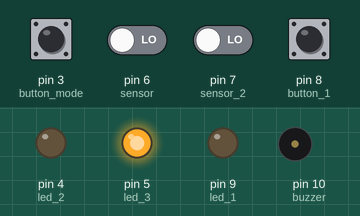
The sketch below on a simulated Arduino Uno, built with avr-gcc and run on an emulated ATmega328P. Shown: output pins drawn as LEDs (lit = HIGH), buzzer (waves = sounding). The inputs (shaded band) are chosen by the test bench; at power-on: pin 3 (button_mode), pin 6 (sensor), pin 7 (sensor_2), pin 8 (button_1) LOW.

Above: at 1.2 s.
1.3 s: pin 3 (button_mode) pulled HIGH for 0.15 s
At 2.1 s:
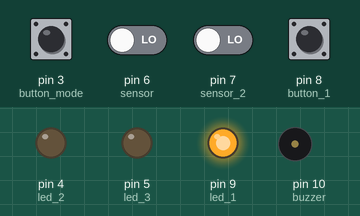
2.9 s: pin 8 (button_1) pulled HIGH for 0.15 s
At 3.3 s:
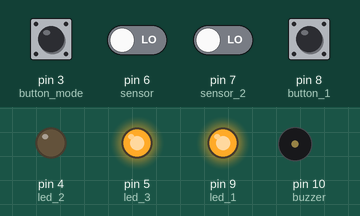
4.5 s: pin 3 (button_mode) pulled HIGH for 1 s
At 5.9 s:
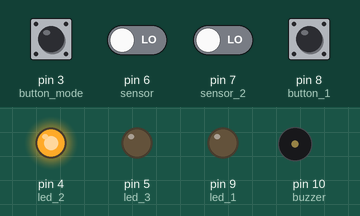
7.1 s: pin 6 (sensor) driven HIGH and pin 7 (sensor_2) driven HIGH
At 8.1 s:
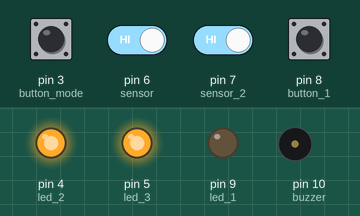
Timing chart, 0 to 9.8 s (numbered marks = the images above; inputs shaded):
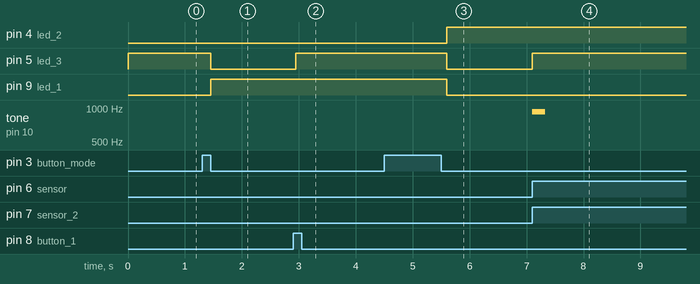

The sketch:

sensor_led_on_off.ino
```cpp
#define button_mode 3
#define led_2 4
#define led_3 5
#define sensor 6
#define sensor_2 7
#define button_1 8
#define led_1 9
#define buzzer 10

int previous = LOW;
int State;
int present = LOW;
int present_2 = LOW;
int readingmode = LOW;
int reading;
int k = HIGH, n;
int m ;
int kon = LOW;
int X = LOW;
int State_1 = LOW;
int State_2 = HIGH;
int add;
int breaker = HIGH;
int a, out;

// ==========================================================

void setup() {
  // put your setup code here, to run once:
  pinMode(button_1, INPUT);
  pinMode(sensor, INPUT);
  pinMode(sensor_2, INPUT);
  pinMode(led_1, OUTPUT);
  pinMode(buzzer, OUTPUT);
  pinMode(led_2, OUTPUT);
  pinMode(led_3, OUTPUT);
  pinMode(button_mode, INPUT);
  Serial.begin(9600);

}

// ==============================================================

void selectMode(){
  do{
    readingmode = digitalRead(button_mode);  // choose Mode: 1 or 2
    if(readingmode == HIGH && kon == LOW){
        State_1 = !State_1 ;
        State_2 = !State_2 ;
        breaker = !breaker;
        k = LOW;
        if(m == 1){
          m = 2;
        }else{
          m = 1;
        }
    }
    kon = readingmode;
  }while(readingmode == HIGH);
}
// ==============================================================================

void mode1 (){
  do{
      digitalWrite(led_1, State_1);
      digitalWrite(led_2, State_2);

      selectMode();

      reading = digitalRead(button_1);
      if(reading == HIGH && previous == LOW){
        State = !State;
      }

      digitalWrite(led_3, State);
      delay(100);
      previous = reading;
    }while( m == 1);                       // if m = 2 stop Mode 1 ; come in Mode 2

      digitalWrite(led_3, LOW);           // if stop Mode 1 , led_3 off
}

// ==================================================================

void mode2 (){
  do{
      digitalWrite(led_2 ,State_2);   // State Mode
      digitalWrite(led_1, State_1);

      do{
        selectMode();                    // if button_Mode = HIGH : STOP MODE 2; COME IN MODE 1

      }while(readingmode == HIGH);

      State = LOW;
      present = LOW;

      do{
        n = 6;
        present = digitalRead(sensor);     // sensor out room

        if( present == HIGH)
          add = 1;

        present_2 = digitalRead(sensor_2);
        if( present_2 == HIGH && add == 1){
          if(State == LOW){
            State = HIGH;
            n = 5;
            add = 0;
          }
        }

        digitalWrite(led_3, State);

        if( n == 5){
          tone(buzzer, 925, 225);
          delay(1000);
        }
      } while (add == 1);

      out = 0;
      k = HIGH;
      n = 0;
      a = LOW;
      present = LOW;

   if ( State == HIGH){
    do{
      if( a == LOW ){

        do {
          present_2 = digitalRead(sensor_2);      // sensor in room
          delay(200);

          if(present_2 == HIGH && a == LOW){
            do{
              selectMode();                     // if button_Mode = HIHG, stop mode 2 ; come in mode 1
              } while (readingmode == HIGH);
            }

           }while( present_2 == HIGH);

          present_2 = LOW;
      }

        a = HIGH;
        delay(100);

        do{
          selectMode();             // if button_Mode = HIGH, stop mode 2 ; come in mode 1
        } while ( readingmode == HIGH);

        present_2 = digitalRead(sensor_2);      // sensor in room
        if(present_2 == HIGH){
          out = 1;
        }

        present = digitalRead(sensor);         // sensor out room
        if( present == HIGH && out == 1){
          k = LOW;                          // led_3 off or on
        }

        delay(100);
        n++;

     if(n == 40){

        tone(buzzer, 988, 250);
        delay(400);

        do{
          selectMode();

        }while(readingmode == HIGH);

        tone(buzzer, 880, 250);
        delay(400);

        do{
          selectMode();
        }while(readingmode == HIGH);

        tone(buzzer, 784, 1000);
        delay(1000);

        do{
          selectMode();
        }while(readingmode == HIGH);

        tone(buzzer, 784, 1000);
        delay(1000);
      }

    } while (k == HIGH && n <= 60);
  }

   digitalWrite(led_3, LOW);

   do{
    present = digitalRead(sensor);       // sensor out room
     } while (present == HIGH);

   delay(100);

   } while (m == 2);            // if m = 1 is Mode 2 off

    digitalWrite( led_3, LOW );     // if stop Mode 2 is led_3 off

}


// %%%%%%%%%%%%%%%%%%%%%%%%%%%%%%%%%%%%%%%%%%%%%%%%%%%%%%%%%%%%%

void loop() {

    X = LOW;
    State = LOW;
  reading = LOW;

  selectMode();  // Mode 1 or 2

  digitalWrite(led_3, breaker);


  switch(m){
    case 1:               // come in mode 1 if m = 1

    mode1();

    case 2:                               // come in Mode 2

    mode2();
  }

}
```

Measured:
- after the input at 1.3 s, pin 5 (led_3): HIGH → LOW after 0.15 s; pin 9 (led_1): LOW → HIGH after 0.15 s
- after the input at 2.9 s, pin 5 (led_3): LOW → HIGH after 0.05 s
- after the input at 4.5 s, pin 4 (led_2): LOW → HIGH after 1.1 s; pin 5 (led_3), pin 9 (led_1): HIGH → LOW after 1.1 s
- after the input at 7.1 s, pin 5 (led_3): LOW → HIGH at once; tone on pin 10 (buzzer): silent → 925 Hz at once, → silent 0.23 s later
